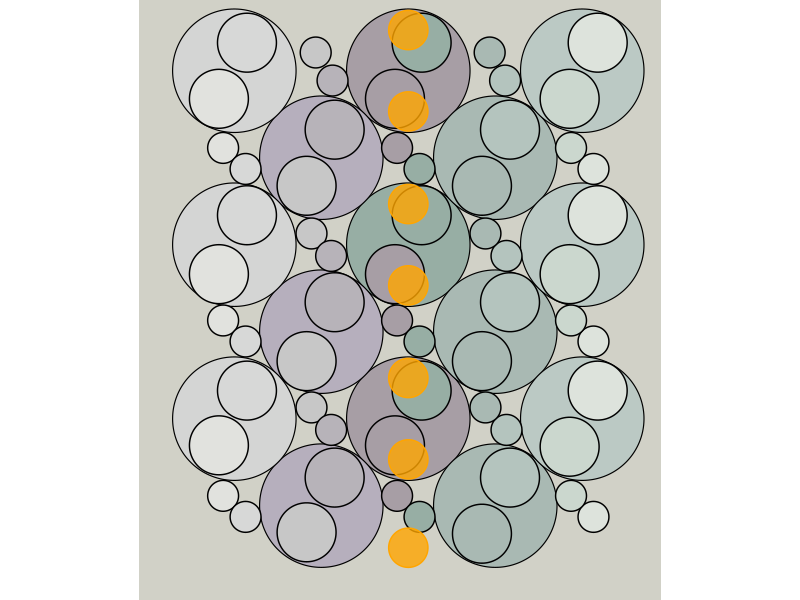

This chart was generated by the following R code:
## ---- chunk 1
knitr::opts_chunk$set(echo = TRUE)
## ---- chunk 2
library(tidyverse)
library(ggforce)
## ---- chunk 3
plot <- ggplot() +
  ### uncomment to show the original image  ###
  # ggimage::geom_image(data = NULL, aes(0, 0, image = "original.jpeg"), size = 1) +
  
  ### big circles  ###
  # middle 
  geom_circle(aes(x0 = 0, y0 = .31, r = .44), size=.4, fill="#97AEA4") +
  geom_circle(aes(x0 = 0, y0 = .31*5, r = .44), size=.4, fill="#A79EA5") +
  geom_circle(aes(x0 = 0, y0 = -.31*3, r = .44), size=.4, fill="#A79EA5") +
  # second middle 
  geom_circle(aes(x0 = -.62, y0 = -.31*5, r = .44), size=.4, fill="#B6AFBD") +
  geom_circle(aes(x0 = .62, y0 = -.31*5, r = .44), size=.4, fill="#A9B9B3") +
  geom_circle(aes(x0 = -.62, y0 = -.31, r = .44), size=.4, fill="#B6AFBD") +
  geom_circle(aes(x0 = .62, y0 = -.31, r = .44), size=.4, fill="#A9B9B3") +
  geom_circle(aes(x0 = -.62, y0 = .93, r = .44), size=.4, fill="#B6AFBD") +
  geom_circle(aes(x0 = .62, y0 = .93, r = .44), size=.4, fill="#A9B9B3") +
  # outer 
  geom_circle(aes(x0 = -.62*2, y0 = .31, r = .44), size=.4, fill="#D4D5D4") +
  geom_circle(aes(x0 = -.62*2, y0 = .31*5, r = .44), size=.4, fill="#D4D5D4") +
  geom_circle(aes(x0 = -.62*2, y0 = -.31*3, r = .44), size=.4, fill="#D4D5D4") +
  geom_circle(aes(x0 = .62*2, y0 = .31, r = .44), size=.4, fill="#BBC9C4") +
  geom_circle(aes(x0 = .62*2, y0 = .31*5, r = .44), size=.4, fill="#BBC9C4") +
  geom_circle(aes(x0 = .62*2, y0 = -.31*3, r = .44), size=.4, fill="#BBC9C4") +

  ### little circles  ###
  # middle
  geom_circle(aes(x0 = -.08, y0 = -.23, r = .11), fill="#A79EA5") +
  geom_circle(aes(x0 = .08, y0 = -.38, r = .11), fill="#97AEA4") +
  
  geom_circle(aes(x0 = -.08, y0 = -1.48, r = .11), fill="#A79EA5") +
  geom_circle(aes(x0 = .08, y0 = -1.63, r = .11), fill="#97AEA4") +
  
  geom_circle(aes(x0 = -.08, y0 = 1, r = .11), fill="#A79EA5") +
  geom_circle(aes(x0 = .08, y0 = .85, r = .11), fill="#97AEA4") +
  
  ## second middle
  geom_circle(aes(x0 = -1.32/2, y0 = 1.68, r = .11), fill="#C7C7C7") +
  geom_circle(aes(x0 = 1.32/2+.03, y0 = .85+.63, r = .11), fill="#B4C4BE") +
  geom_circle(aes(x0 = (1.32/2)-.08, y0 = 1.68, r = .11), fill="#A9B9B3") +
  geom_circle(aes(x0 = (-1.32/2)+.12, y0 = .85+.63, r = .11), fill="#B7B3B9") +

  geom_circle(aes(x0 = (-1.32/2)-.03, y0 = .39, r = .11), fill="#C7C7C7") +
  geom_circle(aes(x0 = 1.32/2+.04, y0 = .23, r = .11), fill="#B4C4BE") +
  geom_circle(aes(x0 = (1.32/2)-.11, y0 = .39, r = .11), fill="#A9B9B3") +
  geom_circle(aes(x0 = (-1.32/2)+.11, y0 = .23, r = .11), fill="#B7B3B9") +
  
  geom_circle(aes(x0 = (-1.32/2)-.03, y0 = -.85, r = .11), fill="#C7C7C7") +
  geom_circle(aes(x0 = 1.32/2+.04, y0 = -1.01, r = .11), fill="#B4C4BE") +
  geom_circle(aes(x0 = (1.32/2)-.11, y0 = -.85, r = .11), fill="#A9B9B3") +
  geom_circle(aes(x0 = (-1.32/2)+.11, y0 = -1.01, r = .11), fill="#B7B3B9") +
  
  # outer
  geom_circle(aes(x0 = -1.32, y0 = -.23, r = .11), fill="#E1E2DE") +
  geom_circle(aes(x0 = 1.32, y0 = -.38, r = .11), fill="#DDE3DC") +

  geom_circle(aes(x0 = -1.32, y0 = -1.48, r = .11), fill="#E1E2DE") +
  geom_circle(aes(x0 = 1.32, y0 = -1.63, r = .11), fill="#DDE3DC") +
  geom_circle(aes(x0 = -1.32, y0 = 1, r = .11), fill="#E1E2DE") +
  geom_circle(aes(x0 = 1.32, y0 = .85, r = .11), fill="#DDE3DC") +
  
  # lower 
  geom_circle(aes(x0 = 1.16, y0 = 1, r = .11), fill="#CBD7CE") +
  geom_circle(aes(x0 = -1.16, y0 = .85, r = .11), fill="#D7D8D7") +
  
  geom_circle(aes(x0 = 1.16, y0 =-.23, r = .11), fill="#CBD7CE") +
  geom_circle(aes(x0 = -1.16, y0 = -.38, r = .11), fill="#D7D8D7") +
  
  geom_circle(aes(x0 = 1.16, y0 = -1.48, r = .11), fill="#CBD7CE") +
  geom_circle(aes(x0 = -1.16, y0 = -1.63, r = .11), fill="#D7D8D7") +

  ### medium circles ###
  # middle
  geom_circle(aes(x0 = -.095, y0 = .1, r = .21), fill="#A79EA5") +
  geom_circle(aes(x0 = .095, y0 = .52, r = .21), fill="#97AEA4") +
  
  geom_circle(aes(x0 = -.095, y0 = 1.35, r = .21), fill="#A79EA5") +
  geom_circle(aes(x0 = .095, y0 = 1.75, r = .21), fill="#97AEA4") +
  
  geom_circle(aes(x0 = -.095, y0 = -1.12, r = .21), fill="#A79EA5") +
  geom_circle(aes(x0 = .095, y0 = -.73, r = .21), fill="#97AEA4") +
  
  # second middle
  geom_circle(aes(x0 = (1.15/2)-.05, y0 = .1-.62, r = .21), fill="#A9B9B3") +
  geom_circle(aes(x0 = (1.35/2)+.05, y0 = .52-.62, r = .21), fill="#B4C4BE") +
  geom_circle(aes(x0 = (-1.35/2)-.05, y0 = .1-.62, r = .21), fill="#C7C7C7") +
  geom_circle(aes(x0 = (-1.15/2)+.05, y0 = .52-.62, r = .21), fill="#B7B3B9") +
  
  geom_circle(aes(x0 = (-1.35/2)-.05, y0 = 1.35-.62, r = .21), fill="#C7C7C7") +
  geom_circle(aes(x0 = (-1.15/2)+.05, y0 = 1.75-.62, r = .21), fill="#B7B3B9") +
  geom_circle(aes(x0 = (1.15/2)-.05, y0 = 1.35-.62, r = .21), fill="#A9B9B3") +
  geom_circle(aes(x0 = (1.35/2)+.05, y0 = 1.75-.62, r = .21), fill="#B4C4BE") +
  
  geom_circle(aes(x0 = (-1.15/2)+.05, y0 = -.73-.62, r = .21), fill="#B7B3B9") +
  geom_circle(aes(x0 = (-1.35/2)-.05, y0 = -1.12-.62, r = .21), fill="#C7C7C7") +
  geom_circle(aes(x0 = (1.15/2)-.05, y0 = -1.13-.62, r = .21), fill="#A9B9B3") +
  geom_circle(aes(x0 = (1.35/2)+.05, y0 = -.73-.62, r = .21), fill="#B4C4BE") +
  
  # outer
  geom_circle(aes(x0 = 1.15, y0 = .1, r = .21), fill="#CBD7CE") +
  geom_circle(aes(x0 = 1.35, y0 = .52, r = .21), fill="#DDE3DC") +
  geom_circle(aes(x0 = -1.35, y0 = .1, r = .21), fill="#E1E2DE") +
  geom_circle(aes(x0 = -1.15, y0 = .52, r = .21), fill="#D7D8D7") +
  
  geom_circle(aes(x0 = -1.35, y0 = 1.35, r = .21), fill="#E1E2DE") +
  geom_circle(aes(x0 = -1.15, y0 = 1.75, r = .21), fill="#D7D8D7" ) +
  geom_circle(aes(x0 = 1.15, y0 = 1.35, r = .21), fill="#CBD7CE") +
  geom_circle(aes(x0 = 1.35, y0 = 1.75, r = .21), fill="#DDE3DC") +
  
  geom_circle(aes(x0 = -1.15, y0 = -.73, r = .21), fill="#D7D8D7") +
  geom_circle(aes(x0 = -1.35, y0 = -1.12, r = .21), fill="#E1E2DE") +
  geom_circle(aes(x0 = 1.15, y0 = -1.13, r = .21), fill="#CBD7CE") +
  geom_circle(aes(x0 = 1.35, y0 = -.73, r = .21), fill="#DDE3DC") +

  ### orange circles
  geom_circle(aes(x0 = 0, y0 = -.64, r = .14), fill="orange", color="orange",alpha=.8) +
  geom_circle(aes(x0 = 0, y0 = -1.22, r = .14), fill="orange", color="orange",alpha=.8) +
  geom_circle(aes(x0 = 0, y0 = -1.85, r = .14), fill="orange", color="orange",alpha=.8) +
  geom_circle(aes(x0 = 0, y0 = 0.02, r = .14), fill="orange", color="orange",alpha=.8) +
  geom_circle(aes(x0 = 0, y0 = 0.6, r = .14), fill="orange", color="orange",alpha=.8) +
  geom_circle(aes(x0 = 0, y0 = 1.26, r = .14), fill="orange", color="orange",alpha=.8) +
  geom_circle(aes(x0 = 0, y0 = 1.84, r = .14), fill="orange", color="orange",alpha=.8) +

  ### plot theme and layout
  xlim(-1.7, 1.75) +
  ylim(-2, 2) +
  coord_fixed(expand = FALSE, clip = "on") +
  theme(plot.background = element_rect(fill="#D1D1C7", color=NA),
        panel.background = element_rect(fill="#D1D1C7", color=NA),
        panel.grid.major = element_blank(),
        panel.grid.minor = element_blank(),
        axis.text = element_blank(), axis.ticks = element_blank()) + xlab("") + ylab("")

ggsave("plot.png", height=5, width=5)
